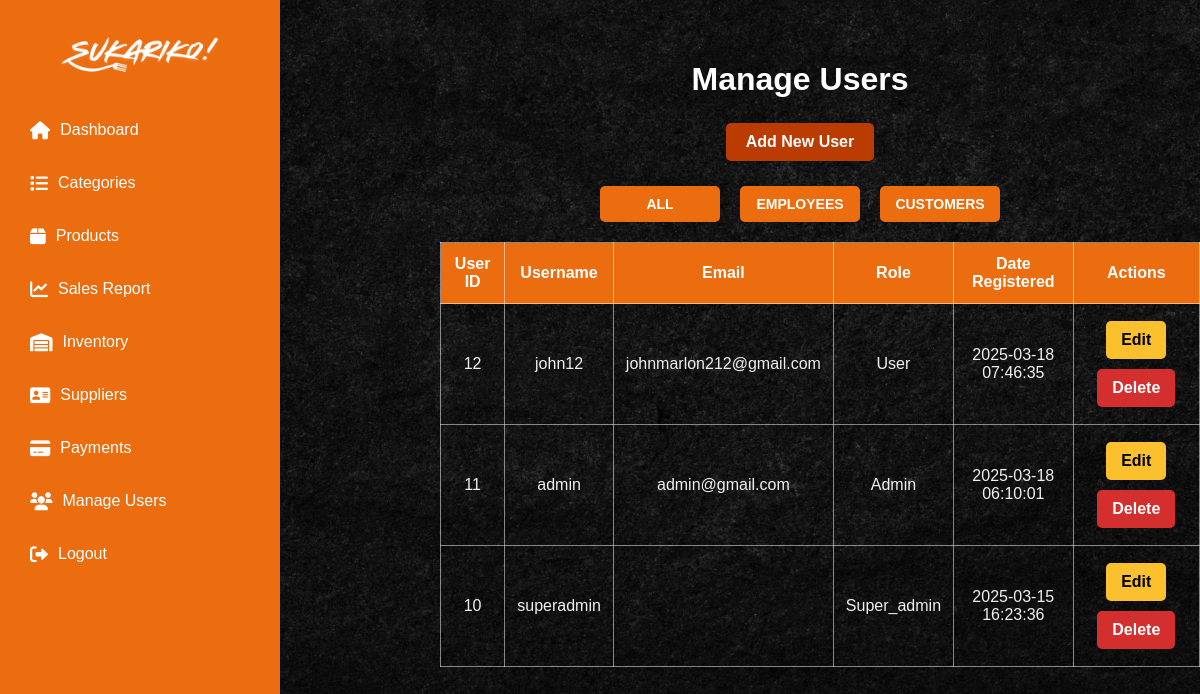
The app's page /Super_Admin/users.php (signed in) with its own data.
### tables this page shows
CREATE TABLE `users` (
  `id` int(11) NOT NULL,
  `username` varchar(255) NOT NULL,
  `password` varchar(255) NOT NULL,
  `email` varchar(255) NOT NULL,
  `phone` varchar(15) DEFAULT NULL,
  `profile_pic` varchar(255) DEFAULT NULL,
  `role` enum('user','admin','super_admin') DEFAULT 'user',
  `created_at` timestamp NOT NULL DEFAULT current_timestamp()
);

### Super_Admin/users.php (the view, shortened to what this page needs)
<?php
require __DIR__ . '/../db.php';
$filter = $_GET['filter'] ?? 'all';
try {
    if ($filter === 'employees') {
        $usersQuery = $pdo->query("SELECT id, username, role, email, created_at FROM users WHERE role = 'admin' ORDER BY created_at DESC");
    } elseif ($filter === 'customers') {
        $usersQuery = $pdo->query("SELECT id, username, role, email, created_at FROM users WHERE role = 'user' ORDER BY created_at DESC");
    } else {
        $usersQuery = $pdo->query("SELECT id, username, role, email, created_at FROM users ORDER BY created_at DESC");
    }
    $users = $usersQuery->fetchAll(PDO::FETCH_ASSOC);
} catch (PDOException $e) {
    die("Database error: " . $e->getMessage());
}
?>
<!DOCTYPE html>
<html lang="en">
<head>
    <link rel="stylesheet" href="https://cdnjs.cloudflare.com/ajax/libs/font-awesome/6.0.0/css/all.min.css">
</head>
<body>
    <div class="sidebar">
        <h2>
            <img src="../imgmain/logo1.png" alt="image">
        </h2>
        <ul>
            <li><a href="super_admin_dashboard.php" class="active"><i class="fas fa-home"></i> Dashboard</a></li>
            <li><a href="categories.php"><i class="fas fa-list"></i> Categories</a></li>
            <li><a href="products.php"><i class="fas fa-box"></i> Products</a></li>
            <li><a href="sales_report.php"><i class="fas fa-chart-line"></i> Sales Report</a></li>
            <li><a href="view_inventory.php"><i class="fas fa-warehouse"></i> Inventory</a></li>
            <li><a href="suppliers.php"><i class=" fas fa-address-card"></i>Suppliers</a></li>
            <li><a href="payments.php"><i class="fas fa-credit-card"></i> Payments</a></li>
            <li><a href="users.php"><i class="fas fa-users"></i> Manage Users</a></li>
            <li><a href="/POS/logout.php"><i class="fas fa-sign-out-alt"></i> Logout</a></li>
        </ul>
    </div>
    <div class="main-content">
        <h1>Manage Users</h1>
        <div class="button-wrapper">
            <a href="add_user.php" class="btn add-user">Add New User</a>
        </div>
        <div class="filter-buttons">
            <a href="?filter=all" class="filter-btn <?= $filter === 'all' ? 'active-filter' : ''; ?>">All</a>
            <a href="?filter=employees" class="filter-btn <?= $filter === 'employees' ? 'active-filter' : ''; ?>">Employees</a>
            <a href="?filter=customers" class="filter-btn <?= $filter === 'customers' ? 'active-filter' : ''; ?>">Customers</a>
        </div>
        <table>
            <thead>
                <tr>
                    <th>User ID</th>
                    <th>Username</th>
                    <th>Email</th>
                    <th>Role</th>
                    <th>Date Registered</th>
                    <th>Actions</th>
                </tr>
            </thead>
            <tbody>
                <?php foreach ($users as $user): ?>
                    <tr>
                        <td><?= htmlspecialchars($user['id']); ?></td>
                        <td><?= htmlspecialchars($user['username']); ?></td>
                        <td><?= htmlspecialchars($user['email']); ?></td>
                        <td><?= ucfirst(htmlspecialchars($user['role'])); ?></td>
                        <td><?= htmlspecialchars($user['created_at']); ?></td>
                        <td class="action-buttons">
                            <a href="edit_user.php?id=<?= $user['id']; ?>" class="btn edit-btn">Edit</a>
                            <a href="delete_user.php?id=<?= $user['id']; ?>" class="btn delete-btn" onclick="return confirm('Are you sure you want to delete this user?');">Delete</a>
                        </td>
                    </tr>
                <?php endforeach; ?>
            </tbody>
        </table>
    </div>
</body>
</html>

### Super_Admin/users.php (style rules this page uses)
body { font-family: Arial, sans-serif; margin: 0; padding: 0; background-image: url('../indexpic/preview.jpg'); background-size: cover; background-repeat: no-repeat; background-position: center; }
.sidebar { width: 250px; height: 100vh; background-color: #EC6D10; padding: 15px; position: fixed; top: 0; left: 0; color: white; box-shadow: 2px 0 5px rgba(0, 0, 0, 0.1); }
.sidebar h2 { text-align: center; margin-bottom: 30px; }
.sidebar h2 img { height: 40px; width: auto; }
.sidebar ul { list-style: none; padding: 0; margin: 0; }
.sidebar ul li { margin-bottom: 15px; }
.sidebar ul li a { color: white; text-decoration: none; font-size: 16px; display: flex; align-items: center; padding: 10px 15px; border-radius: 5px; transition: all 0.3s ease; }
.sidebar ul li a i { margin-right: 10px; font-size: 18px; }
.main-content { max-width: 900px; margin: 20px auto; margin-left: 400px; padding: 20px; border-radius: 8px; box-shadow: 0px 0px 10px rgba(0, 0, 0, 0.1); }
h1 { text-align: center; color: white; margin-bottom: 20px; }
table { width: 100%; border-collapse: collapse; background: transparent; border: none; margin-top: 20px; margin-left: 20px; }
th, td { padding: 12px; text-align: center; border: 1px solid rgba(255, 255, 255, 0.5); color: #f0f0f0; }
th { background: #EC6D10; color: white; }
.action-buttons { text-align: center; }
.btn { display: inline-block; padding: 10px 15px; text-decoration: none; border-radius: 5px; font-weight: bold; transition: 0.3s; margin: 5px; }
.edit-btn { background: #fbc02d; color: black; }
.delete-btn { background: #d32f2f; color: white; }
.button-wrapper { display: flex; justify-content: center; margin-top: 20px; }
.add-user { background-color: rgba(186, 60, 2, 1); color: white; padding: 10px 20px; text-decoration: none; border-radius: 5px; font-weight: bold; display: inline-block; transition: background-color 0.3s; margin-bottom: 25px; }
.filter-buttons { margin-bottom: 20px; }
.filter-btn { padding: 10px 15px; font-size: 14px; margin: 0 5px; border-radius: 5px; cursor: pointer; background: #EC6D10; border: 1px solid #ccc; transition: background 0.3s; width: 120px; box-sizing: border-box; text-align: center; }
.active-filter { background: #EC6D10; color: white; }
.filter-buttons { margin-bottom: 20px; display: flex; justify-content: center; gap: 10px; }
.filter-btn { padding: 8px 12px; font-size: 14px; font-weight: bold; border-radius: 5px; cursor: pointer; background: #EC6D10; border: 2px solid #EC6D10; transition: background 0.3s, transform 0.2s ease-in-out; text-transform: uppercase; text-decoration: none; color: white; }
.active-filter { background: #EC6D10; color: white; border-color: #EC6D10; box-shadow: 0 0 10px rgba(0, 0, 0, 0.2); }

### records on screen
users: id "12", username "john12", email "johnmarlon212@gmail.com", role "User", created_at "2025-03-18 07:46:35"
users: id "11", username "admin", email "admin@gmail.com", role "Admin", created_at "2025-03-18 06:10:01"
users: id "10", username "superadmin", role "Super_admin", created_at "2025-03-15 16:23:36"
